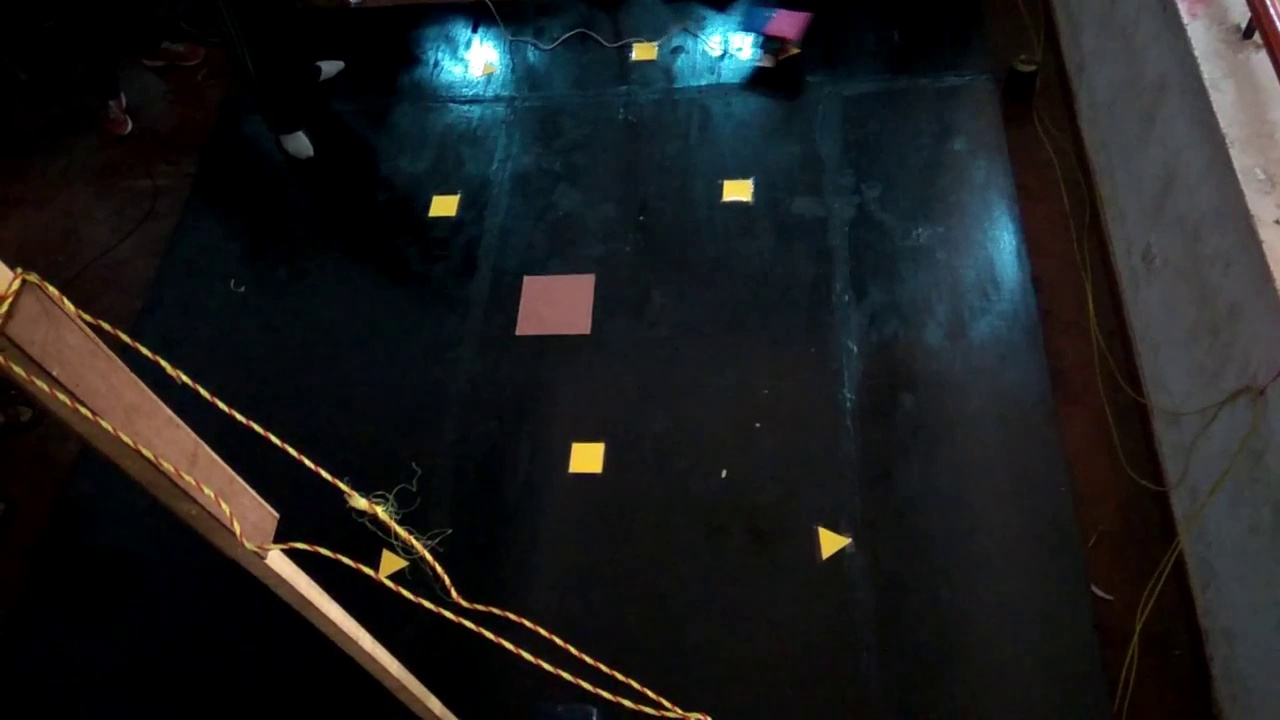
//> input picture 6-12-17 /photoCap.jpg, 1280 x 720 px
$ ./contour1   (built with g++ and OpenCV 4)
//> lines starting //> are read from the running program, lines starting //| are printed output that depends on the picture; after the words box and inside, x2 and y2 are one past the last pixel; in counts of white or black regions, pixels touching at a corner belong together
/**
 * Simple shape detector program.
 * It loads an image and tries to find simple shapes (rectangle, triangle, circle, etc) in it.
 * This program is a modified version of `squares.cpp` found in the OpenCV sample dir.
 */
#include <opencv2/highgui/highgui.hpp>
#include <opencv2/imgproc/imgproc.hpp>
#include <cmath>
#include <iostream>
#include<stdio.h>

/**
 * Helper function to find a cosine of angle between vectors
 * from pt0->pt1 and pt0->pt2
 */
static double angle(cv::Point pt1, cv::Point pt2, cv::Point pt0)
{
	double dx1 = pt1.x - pt0.x;
	double dy1 = pt1.y - pt0.y;
	double dx2 = pt2.x - pt0.x;
	double dy2 = pt2.y - pt0.y;
	return (dx1*dx2 + dy1*dy2)/sqrt((dx1*dx1 + dy1*dy1)*(dx2*dx2 + dy2*dy2) + 1e-10);
}

/**
 * Helper function to display text in the center of a contour
 */
void setLabel(cv::Mat& im, const std::string label, std::vector<cv::Point>& contour)
{
	int fontface = cv::FONT_HERSHEY_SIMPLEX;
	double scale = 0.4;
	int thickness = 1;
	int baseline = 0;

	cv::Size text = cv::getTextSize(label, fontface, scale, thickness, &baseline);
	cv::Rect r = cv::boundingRect(contour);

	cv::Point pt(r.x + ((r.width - text.width) / 2), r.y + ((r.height + text.height) / 2));
	cv::rectangle(im, pt + cv::Point(0, baseline), pt + cv::Point(text.width, -text.height), CV_RGB(255,255,255), CV_FILLED);
	cv::putText(im, label, pt, fontface, scale, CV_RGB(0,0,0), thickness, 8);
}

int main()
{
	//cv::Mat src = cv::imread("polygon.png");
	cv::Mat src = cv::imread("photoCap.jpg");
//> src is the input picture: 720 rows x 1280 cols, CV_8UC3; mean B, G, R 30.3, 29.4, 28.1
	if (src.empty())
		return -1;

	// Convert to grayscale
	cv::Mat gray;
	cv::cvtColor(src, gray, CV_BGR2GRAY);
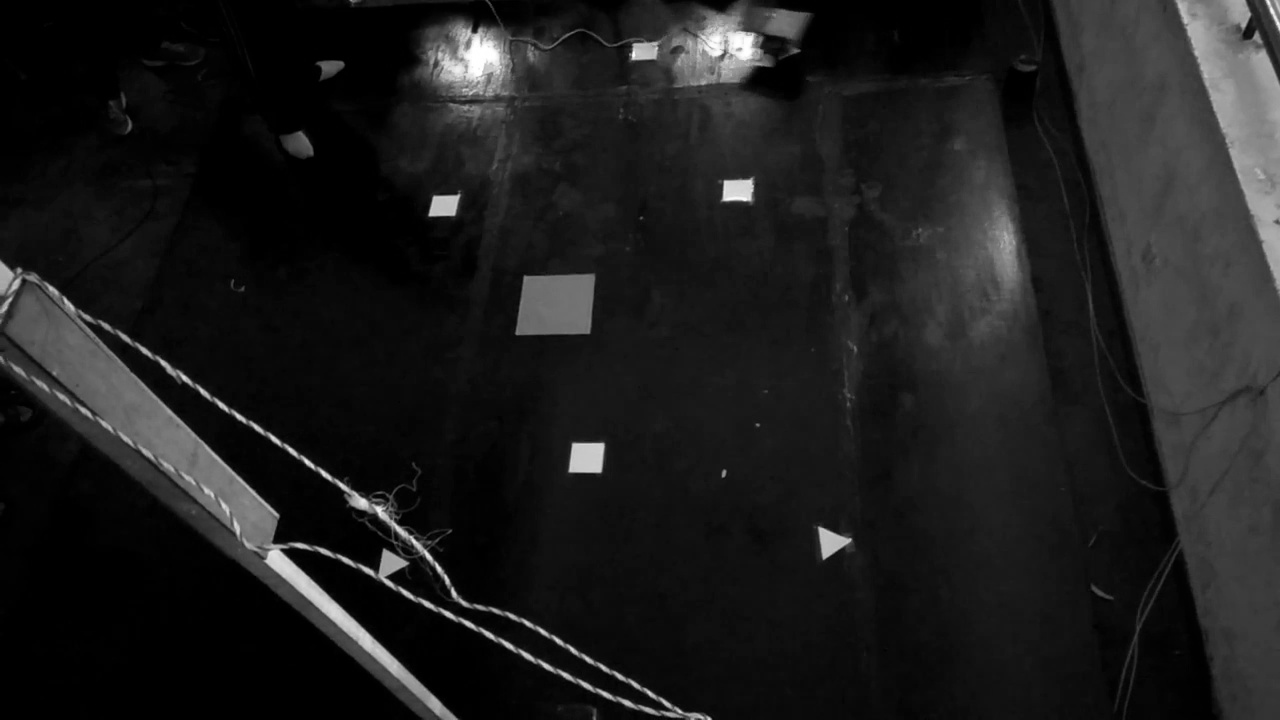
//> gray: 720 rows x 1280 cols, CV_8UC1; min 0, max 255, mean 29.1

	// Use Canny instead of threshold to catch squares with gradient shading
	cv::Mat bw;
	cv::Canny(gray, bw, 0, 50, 5);
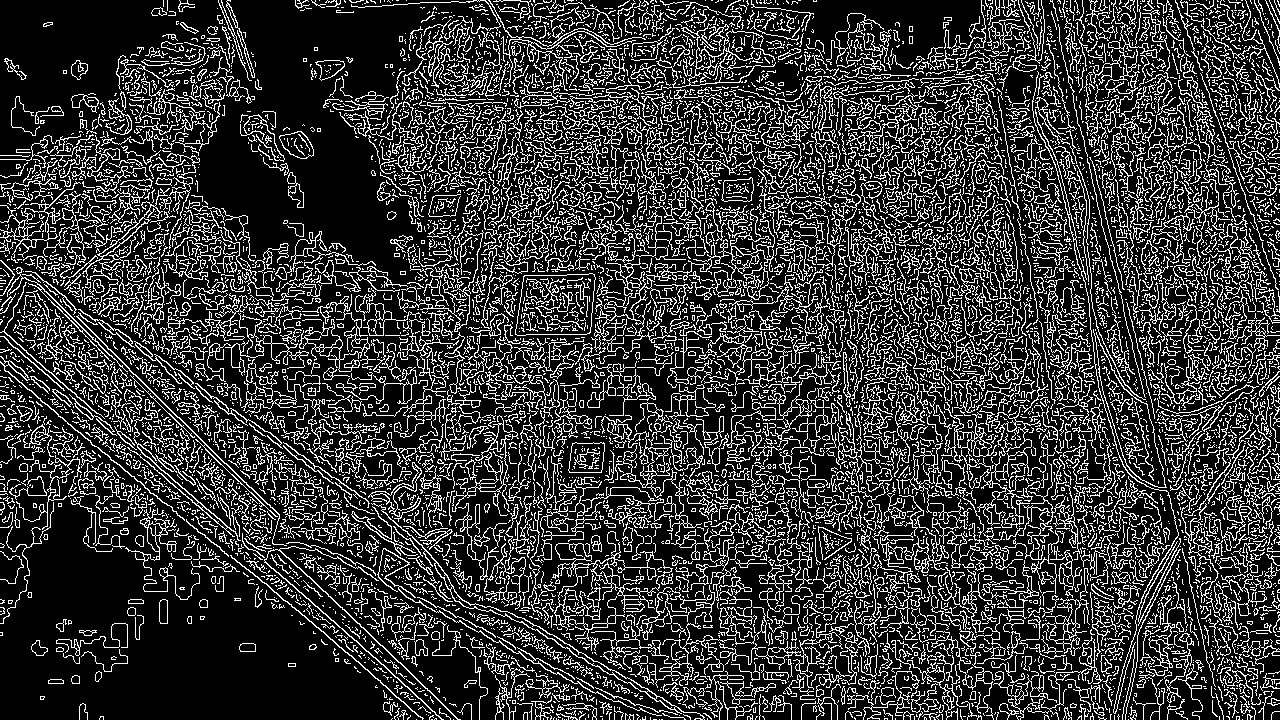
//> bw: 720 rows x 1280 cols, CV_8UC1; 21.4% white in thin lines or dots

	// Find contours
	std::vector<std::vector<cv::Point> > contours;
	cv::findContours(bw.clone(), contours, CV_RETR_LIST, CV_CHAIN_APPROX_SIMPLE);
//> contours = 11003 contours, 9903 with area under 20; largest, box (x1, y1, x2, y2) and area: (515, 273, 596, 336) 4349, (515, 273, 596, 336) 4345, (371, 503, 705, 720) 1394, (591, 212, 775, 354) 1188, (552, 531, 673, 651) 1060

	std::vector<cv::Point> approx;
	cv::Mat dst = src.clone();

	for (int i = 0; i < contours.size(); i++)
	{
		// Approximate contour with accuracy proportional
		// to the contour perimeter
		cv::approxPolyDP(cv::Mat(contours[i]), approx, cv::arcLength(cv::Mat(contours[i]), true)*0.02, true);

		// Skip small or non-convex objects
		if (std::fabs(cv::contourArea(contours[i])) < 100 || !cv::isContourConvex(approx))
			continue;

		if (approx.size() == 3)
		{
			setLabel(dst, "TRI", contours[i]);    // Triangles
			printf("triangle");
		}
		else if (approx.size() >= 4 && approx.size() <= 6)
		{
			// Number of vertices of polygonal curve
			int vtc = approx.size();

			// Get the cosines of all corners
			std::vector<double> cos;
			for (int j = 2; j < vtc+1; j++)
				cos.push_back(angle(approx[j%vtc], approx[j-2], approx[j-1]));

			// Sort ascending the cosine values
			std::sort(cos.begin(), cos.end());

			// Get the lowest and the highest cosine
			double mincos = cos.front();
			double maxcos = cos.back();

			// Use the degrees obtained above and the number of vertices
			// to determine the shape of the contour
			if (vtc == 4 && mincos >= -0.1 && maxcos <= 0.3)
			{
				setLabel(dst, "RECT", contours[i]);
				printf("rectangle\n");
			}
			else if (vtc == 5 && mincos >= -0.34 && maxcos <= -0.27)
			{
				setLabel(dst, "PENTA", contours[i]);
				printf("pentagon\n");
			}
			else if (vtc == 6 && mincos >= -0.55 && maxcos <= -0.45)
				setLabel(dst, "HEXA", contours[i]);
		}
		else
		{
			// Detect and label circles
			double area = cv::contourArea(contours[i]);
			cv::Rect r = cv::boundingRect(contours[i]);
			int radius = r.width / 2;

			if (std::abs(1 - ((double)r.width / r.height)) <= 0.2 &&
			    std::abs(1 - (area / (CV_PI * std::pow(radius, 2)))) <= 0.2)
				setLabel(dst, "CIR", contours[i]);
		}
	}
//> this loop made 11003 passes
//> (vtc, text in setLabel, r in setLabel, pt in setLabel) on passes 2397, 3394, 5959: (4, Size(32, 9), Rect(201, 506, 27, 24), Point(199, 522)), (4, Size(32, 9), Rect(568, 442, 37, 31), Point(570, 462)), (4, Size(32, 9), Rect(40, 288, 44, 44), Point(46, 314))
//> (area, r, radius) on passes 718, 4349, 8067, 8779: (119, Rect(239, 643, 17, 9), 8), (137, Rect(403, 383, 9, 21), 4), (104, Rect(975, 169, 11, 15), 5), (619, Rect(279, 131, 35, 28), 17)
//| rectangle
//| rectangle
//| triangletrianglerectangle
//> (output is shown up to pass 5959 of 11003)
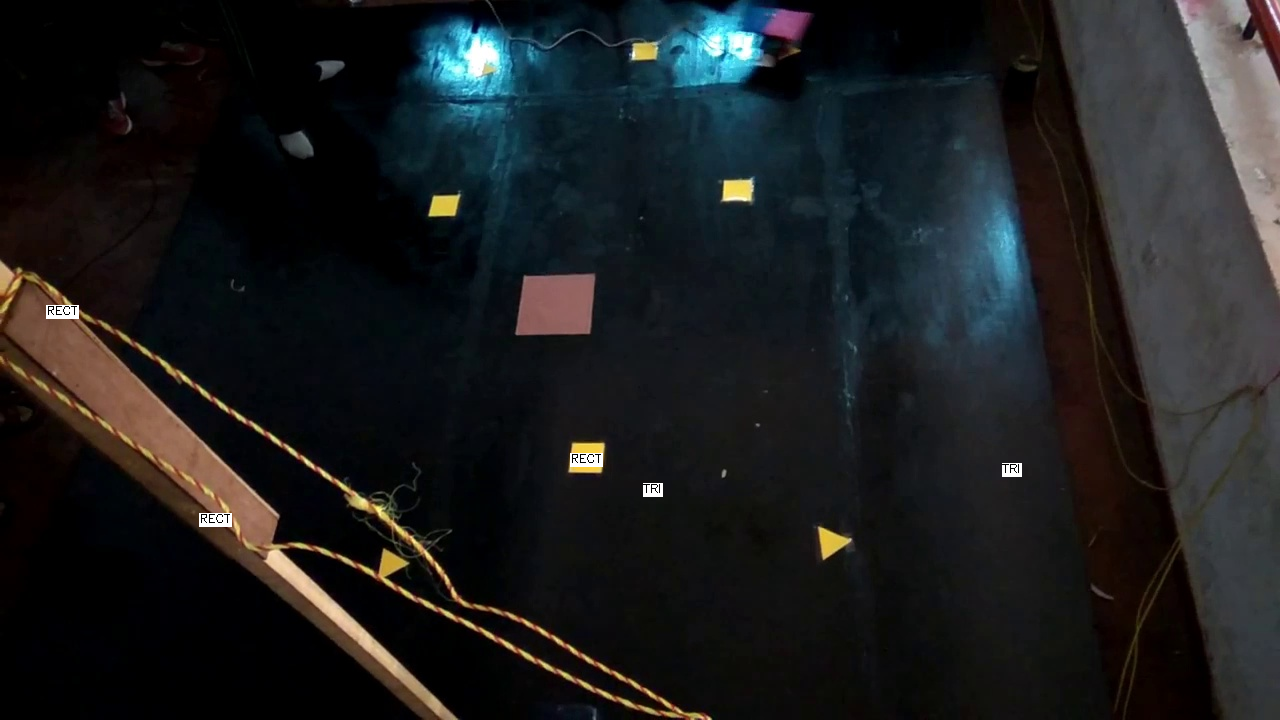
//> dst: 720 rows x 1280 cols, CV_8UC3; 0.21% of pixels changed, all inside (x1, y1, x2, y2) = (46, 305, 1022, 527)
//> after the loop, approx = 2 Points (x, y): [163, 0], [163, 6]

	cv::imshow("src", src);
	cv::imshow("dst", dst);
	cv::waitKey(0);
	return 0;
}

$ run again, with 6-12-17 /circleDetect1.jpg copied over 6-12-17 /photoCap.jpg
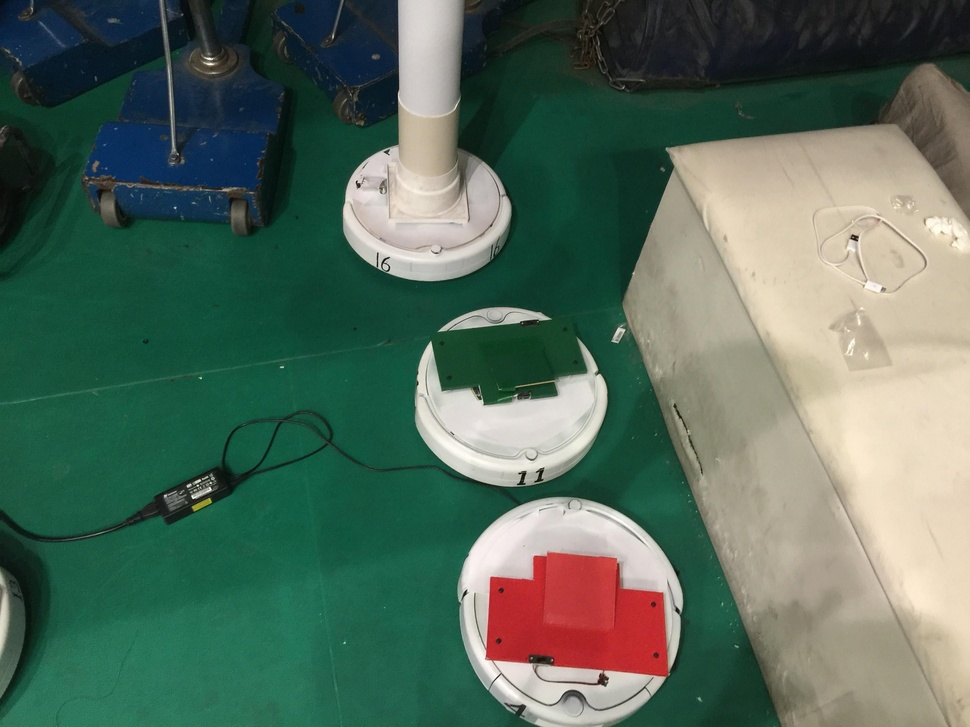
//> input picture 6-12-17 /circleDetect1.jpg, 970 x 727 px, shrunk from 3264 x 2448 before the run
//> src is the input picture: 727 rows x 970 cols, CV_8UC3; mean B, G, R 92.2, 107.2, 84.7
//> `cv::Canny(gray, bw, 0, 50, 5);`:
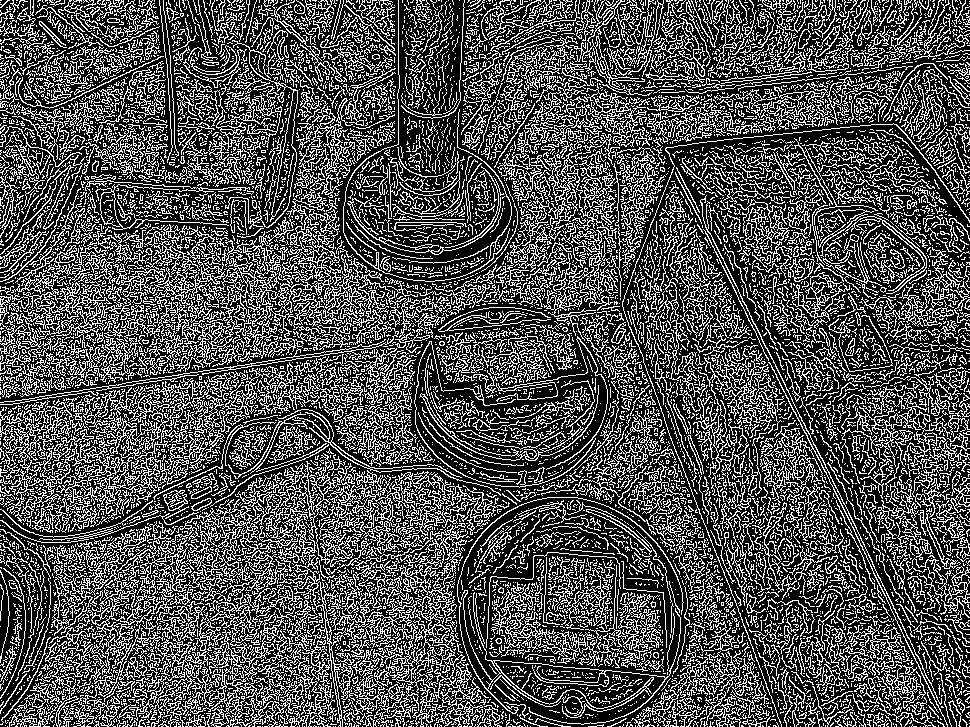
//> bw: 727 rows x 970 cols, CV_8UC1; 31.7% white in thin lines or dots
//> contours = 14468 contours, 13165 with area under 20; largest, box (x1, y1, x2, y2) and area: (0, 141, 399, 403) 9030, (125, 585, 315, 727) 7480, (0, 387, 194, 532) 7054, (259, 453, 415, 727) 5950, (117, 499, 301, 607) 5021
//> the loop `for (int i = 0; i < contours.size(); i++)` made 14468 passes
//> (area, r, radius) on pass 4583: (116.5, Rect(191, 498, 21, 13), 10)
//> (printed output is left out)
//> after the loop `for (int i = 0; i < contours.size(); i++)`:
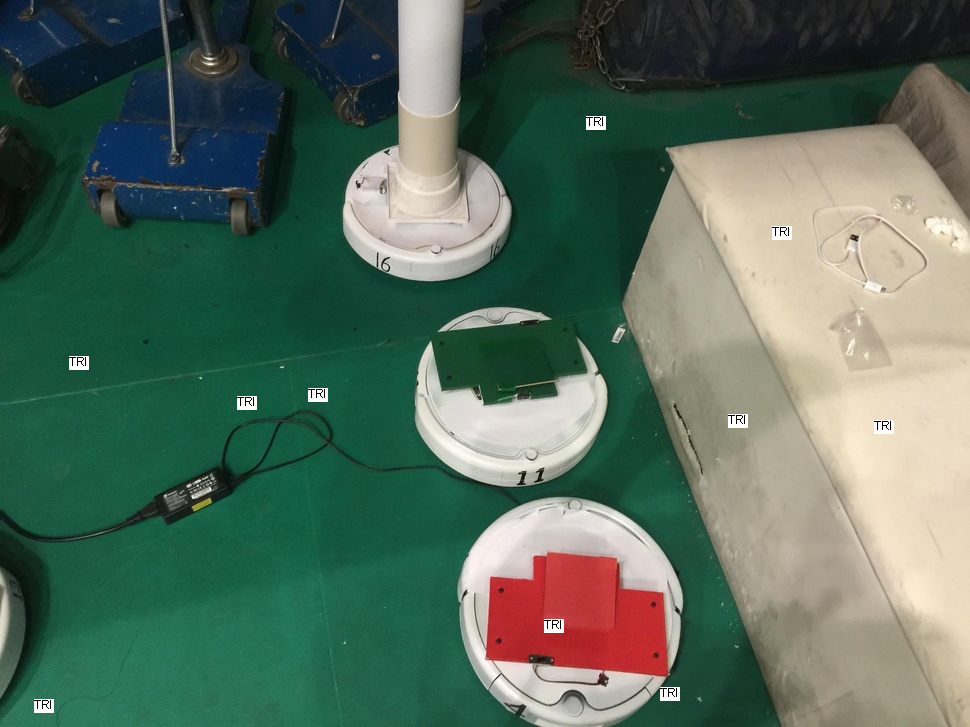
//> dst: 727 rows x 970 cols, CV_8UC3; 0.4% of pixels changed, all inside (x1, y1, x2, y2) = (34, 116, 894, 713)
//> after the loop `for (int i = 0; i < contours.size(); i++)`: approx = 2 Points (x, y): [0, 0], [1, 0]
